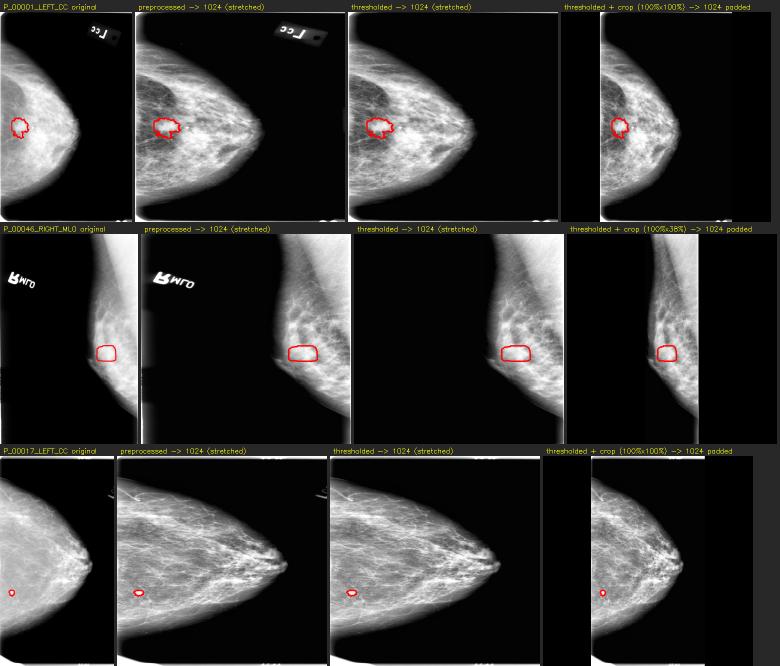
#> input picture project/results/threshold_comparison.png, 1560 x 1332 px (shown at 1/2 size)
$ python -i transform_thresholding.py   (imports and definitions only)
#> lines starting #> are read from the running program, lines starting #| are printed output that depends on the picture
"""
PROPOSED (not yet in the pipeline): separate the breast from the background.

The breast is segmented by intensity thresholding + largest connected
component; everything else (background, scanner labels like "RCC") is set
to 0, and image + lesion mask are cropped to the breast's bounding box.
After preprocessing, the crop is resized with its aspect ratio preserved
(longest side -> target, rest padded with black) so narrow crops are not
stretched:

  load -> remove_background -> crop -> normalize -> mean filter -> CLAHE
       -> resize_with_padding -> .npy

Why not Otsu / edge detection: on 200 CBIS-DDSM images Otsu cut into the
lesion in 24 (it splits dense from fatty tissue, not breast from
background); edge detectors only give outlines that still need filling.
A low fixed threshold takes ~5 ms per image.

Threshold choice (200 random CBIS-DDSM images): background removed is
51-56% of the image for any threshold in 0.01-0.15 (labels/empty space go
via the largest-component step, not the threshold), while lesion loss
grows with the threshold. 0.02 is the highest value where no image lost
>=1% of its lesion (worst: 0.77%; at 0.03, 2 images lost >1%).

Known limit: thin bright scanner strips along the top/bottom edge (in
142/200 images) can join the breast region, so the crop box stays close to
the full frame for those images. The background is still blacked out.
Breaking the strips would need an edge band (~2.4%) that overlaps where
lesions sit (5% lie within 2.8% of an edge), so it is deliberately not done.

Demo (writes an original / preprocessed / thresholded / thresholded+crop figure):
    python data_preparation/transform_thresholding.py <image.dcm> <mask.dcm> [...more pairs]
"""

from __future__ import annotations

import sys
from pathlib import Path

import cv2
import numpy as np

sys.path.insert(0, str(Path(__file__).resolve().parents[1]))

from data_preparation.transforms import normalize_percentile

# Normalized intensity below which a pixel counts as background (see docstring for why 0.02).
BACKGROUND_THRESHOLD = 0.02
# The breast mask is computed on a 1/4-scale copy: same result, ~10x faster.
SCALE = 4


def remove_background(image: np.ndarray) -> tuple[np.ndarray, tuple[slice, slice]]:
    """
    Zero out everything except the breast (the largest bright region).
    Returns the same-shape image and the breast's bounding box as slices,
    so the caller crops image and lesion mask identically: image[box], mask[box].
    The box comes from the image only -- lesion masks don't exist at test time.
    """
    height, width = image.shape
    small = cv2.resize(image, (width // SCALE, height // SCALE), interpolation=cv2.INTER_AREA)
    foreground = (normalize_percentile(small, 1.0, 99.0) > BACKGROUND_THRESHOLD).astype(np.uint8)

    n_labels, labels, stats, _ = cv2.connectedComponentsWithStats(foreground)
    if n_labels < 2:
        raise ValueError("No breast region found above the background threshold.")
    largest = 1 + np.argmax(stats[1:, cv2.CC_STAT_AREA])
    breast = cv2.resize((labels == largest).astype(np.uint8), (width, height), interpolation=cv2.INTER_NEAREST)

    x, y, w, h = stats[largest, :4] * SCALE
    box = (slice(y, y + h), slice(x, x + w))
    return np.where(breast.astype(bool), image, 0).astype(np.float32), box


def resize_with_padding(array: np.ndarray, size: tuple[int, int], interpolation: int) -> np.ndarray:
    """Scale so the longest side fits `size`, then pad with 0 (black) to exactly `size`, centred."""
    target_h, target_w = size
    height, width = array.shape
    scale = min(target_h / height, target_w / width)
    new_h, new_w = round(height * scale), round(width * scale)
    resized = cv2.resize(array, (new_w, new_h), interpolation=interpolation)
    top, left = (target_h - new_h) // 2, (target_w - new_w) // 2
    return cv2.copyMakeBorder(
        resized, top, target_h - new_h - top, left, target_w - new_w - left, cv2.BORDER_CONSTANT, value=0
    )


# [62 lines not run here, left out]

>>> import cv2
>>> picture = cv2.imread('../results/threshold_comparison.png', cv2.IMREAD_GRAYSCALE)
#> picture: shape (1332, 1560); min 0, max 255, mean 51.1
>>> result = remove_background(picture)
#> in remove_background, `small = cv2.resize(image, (width // SCALE, height // SCALE), interpola..`:
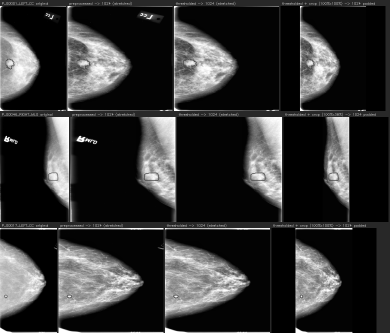
#> small: shape (333, 390); min 0, max 255, mean 51.1
#> (the run stopped early here; a loop or call above may not have finished)
